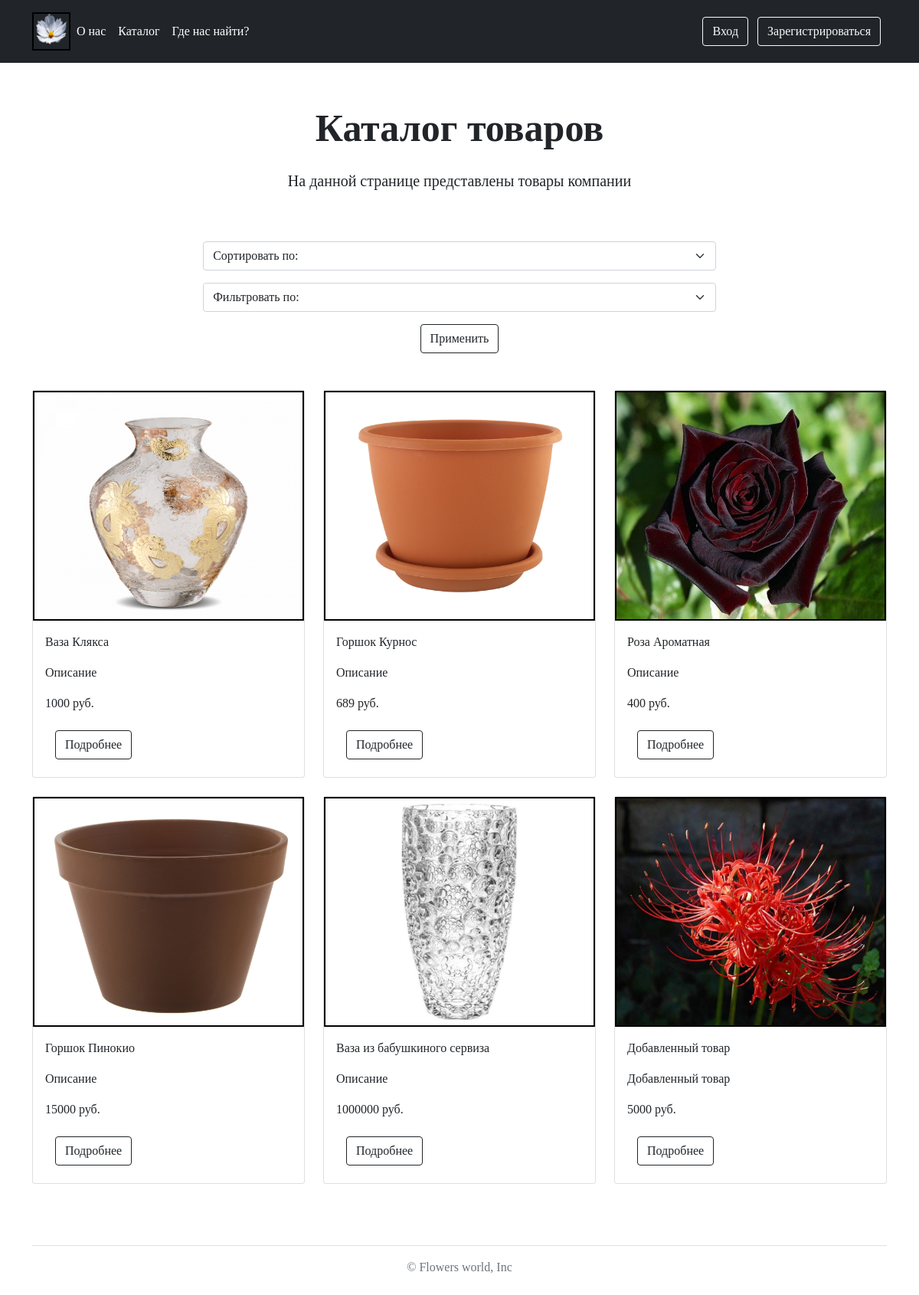
Screenshot of /catalog.php with the database file from the repository.
### tables this page shows
CREATE TABLE `products` (
  `id` int(10) NOT NULL,
  `name` varchar(150) NOT NULL,
  `bio` varchar(1000) NOT NULL,
  `price` int(150) NOT NULL,
  `country` varchar(150) NOT NULL,
  `category` varchar(150) NOT NULL,
  `color` varchar(150) NOT NULL,
  `photo` varchar(1000) NOT NULL
);

### backend/get_products.php (the view, shortened to what this page needs)
<?
    require_once 'connect.php';
    $query_result = mysqli_query($connect, $query);
    while($row = mysqli_fetch_assoc($query_result)):?>
        <div class="col">
            <div class="card mb-4">
                <img src="/images/<?php echo $row['photo']?>" class="d-block w-100" alt="..." height="300" >
                <div class="card-body">
                    <p class="text-start" class="card-text"><?php echo $row['name']?></p>
                    <p class="text-start" class="card-text"><?php echo $row['bio']?></p>
                    <p class="text-start" class="card-text"><?php echo $row['price']?> руб.</p>
                    <div class="d-flex justify-content-between align-items-center">
                        <div class="btn">
                            <a href="product_card.php?id=<?php echo $row['id']?>" class="btn btn-outline-dark">Подробнее</a>
                        </div>
                    </div>
                </div>
            </div>
        </div>
    <?php endwhile;?>

### catalog.php (shortened to what this page needs)
<!DOCTYPE html>
</html>
<head>
    <link href="/bootstrap/css/bootstrap.css" rel="stylesheet">
    <link href="/css/style.css" rel="stylesheet">
</head>
<body>
    <?
        include('./elements/header.php');
    ?>
    <?
        $query = "SELECT * FROM `products`";
    ?>
    <div class="container mt-5 text-center">
        <div class="row">
            <div class="col">
                <p class="fw-bold f50" >Каталог товаров</p>
            </div>
        </div>
        <div class="row">
            <div class="col">
                <p class="f20">На данной странице представлены товары компании</p>
            </div>
        </div>
        <div class="container mt-5">
            <div class="row">
                <div class="col pad">
                    <form method="post">
                        <select name="sortBy" class="form-select" aria-label="Default select example">
                            <option selected>Сортировать по:</option>
                        </select>
                        <select name="filterBy" class="form-select mt-3" aria-label="Default select example">
                            <option selected>Фильтровать по:</option>
                        </select>
                        <button class="btn btn-outline-dark mt-3">Применить</button>
                    </form>
                </div>
            </div>
        </div>
    </div>
        <div class="container mt-5 text-center">
            <div class="row row-cols-3">
            <?php
                include ('./backend/get_products.php');
            ?>
            </div>
        </div>
    <?
        include ('./elements/footer.php');
    ?>
</body>
</html>

### elements/header.php (shortened to what this page needs)
<header class="p-3 text-bg-dark" style="background-color: #212529;">
    <div class="container">
      <div class="d-flex flex-wrap align-items-center justify-content-center justify-content-lg-start">
        <a href="/index.php" class="d-flex align-items-center mb-2 mb-lg-0 text-white text-decoration-none">
            <img src="/images/logo.png" width="50" height="50">
        </a>
        <ul class="nav col-12 col-lg-auto me-lg-auto mb-2 justify-content-center mb-md-0">
          <li><a href="index.php" class="nav-link px-2 text-white">О нас</a></li>
          <li><a href="catalog.php" class="nav-link px-2 text-white">Каталог</a></li>
          <li><a href="where_we_are.php" class="nav-link px-2 text-white">Где нас найти?</a></li>
        </ul>
        <div class="text-end">
            <?
            if(!isset($_SESSION['user'])):?>
                <a href="login.php" class="btn btn-outline-light me-2">Вход</a>
                <a href="registration.php" class="btn btn-outline-light me-2">Зарегистрироваться</a>
            <?endif;?>
        </div>
      </div>
    </div>
</header>

### elements/footer.php
<div class="container">
  <footer class="py-3 my-4">
    <ul class="nav justify-content-center border-bottom pb-3 mb-3">
    </ul>
    <p class="text-center text-muted">© Flowers world, Inc</p>
  </footer>
</div>

### css/style.css (style rules this page uses)
* { font-family: my-font; }
.f20 { font-size: 20px; }
.f50 { font-size: 50px; }
img { border: 2px solid rgb(0, 0, 0); }
.pad { padding-left: 20%; padding-right: 20%; }

### rows the page displays
products: photo (picture), name "Ваза Клякса", bio "Описание", price "1000"
products: photo (picture), name "Горшок Курнос", bio "Описание", price "689"
products: photo (picture), name "Роза Ароматная", bio "Описание", price "400"
products: photo (picture), name "Горшок Пинокио", bio "Описание", price "15000"
products: photo (picture), name "Ваза из бабушкиного сервиза", bio "Описание", price "1000000"
products: photo (picture), name "Добавленный товар", bio "Добавленный товар", price "5000"
